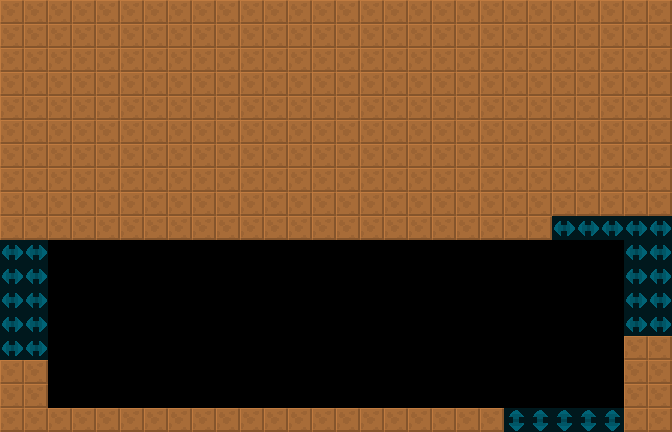

Rendered tile map (Tiled .tmx) drawn with the repository's tilesets; below, a short description and the map source with its tile grids summarised:
An orthogonal 28x18 tile map with 24x24 px tiles, 2 tile layers (col, lnk), 2 tilesets and 2 objects (SpecialEquipment, CellShrine).

<map version="1.4" tiledversion="1.4.2" orientation="orthogonal" renderorder="right-down" width="28" height="18" tilewidth="24" tileheight="24" infinite="0" nextlayerid="4" nextobjectid="8">
 <tileset firstgid="6" source="../../lnk.tsx" />
 <tileset firstgid="1" source="../../col.tsx" />
 <layer id="1" name="col" width="28" height="18">
  <data>[504 cells, 308 non-empty, 1 distinct tile ids]</data>
 </layer>
 <layer id="2" name="lnk" width="28" height="18" opacity="0.5">
  <data>[504 cells, 28 non-empty, 2 distinct tile ids]</data>
 </layer>
 <objectgroup id="3" name="markers" opacity="0.5">
  <object id="1" name="SpecialEquipment" type="SpecialEquipment" x="72" y="240" width="336" height="168">
   <properties>
    <property name="yr" value="0" />
    <property name="xr" value="0" />
   </properties>
  </object>
  <object id="2" name="CellShrine" type="CellShrine" x="432" y="384" width="24" height="24">
   <properties>
    <property name="yr" value="0" />
    <property name="xr" value="0" />
   </properties>
  </object>
 </objectgroup>
</map>
